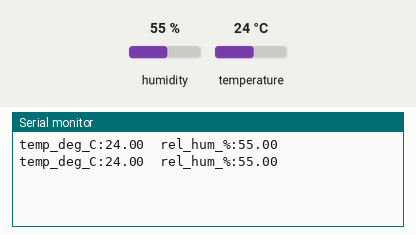
Simulated run of this sketch. Board: ESP32. Shown: the last lines printed to the serial monitor. Inputs (shaded band) come from the test bench; at power-on: humidity 55 %, temperature 24 °C.

Above: at 1.8 s.
1.9 s: humidity set to 22 %
At 2.6 s:
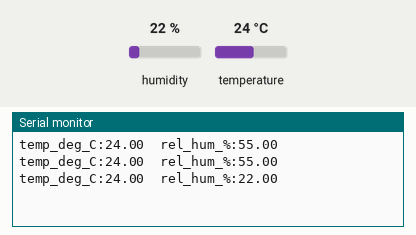
3.4 s: temperature set to 12 °C
At 4.7 s:
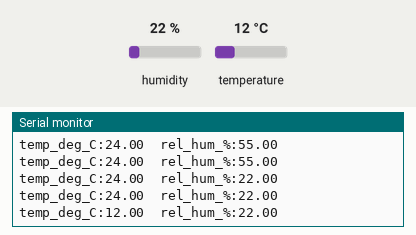
4.9 s: humidity set to 40 %
At 5.7 s:
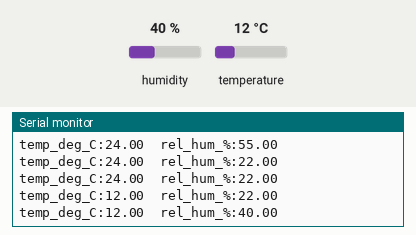
Timing chart, 0 to 7.9 s (numbered marks = the images above; inputs shaded):
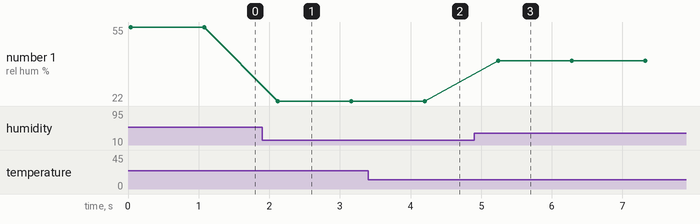

The sketch:

sht31.ino
```cpp
/*
 * This program is a modification of
 * http://www.esp32learning.com/code/esp32-and-sht31-sensor-example.php
 */
#include <Arduino.h>   // Include the Arduino library
#include <Wire.h>      // Include the Wire library for I2C communication
#include "Adafruit_SHT31.h" // Include the SHT31 library from Adafruit

Adafruit_SHT31 sht31 = Adafruit_SHT31(); // Create an instance of the SHT31 object

void setup() {
  Serial.begin(115200);        // Initialize the serial communication with a baud rate of 112500
  if (! sht31.begin(0x44)) {   // Check if SHT31 is connected and start it with address 0x44
    // Print an error message if SHT31 is not found
    Serial.println("Couldn't find SHT31");
    while (1) delay(1);  // Wait indefinitely
  }
}

void loop() {
  // Read temperature from SHT31 and assign it to "temperature"
  float temperature = sht31.readTemperature();
  // Read relative humidity from SHT31 and assign it to "humidity"
  float humidity = sht31.readHumidity();

  if (! isnan(temperature)) {     // Check if t is not NaN (not a number)
    Serial.print("temp_deg_C:");  // Print temperature label
    Serial.print(temperature);    // Print temperature value
    Serial.print("\t");           // Write a tab space
  }
  else {
    // Print an error message if temperature reading fails
    Serial.println("Failed to read temperature");
  }

  if (! isnan(humidity)) {        // Check if h is not NaN (not a number)
    Serial.print("rel_hum_%:");   // Print humidity label
    Serial.print(humidity);       // Print humidity value
  }
  else {
    // Print an error message if humidity reading fails
    Serial.println("Failed to read humidity");
  }

  Serial.println();    // Break line
  delay(1000);         // Wait 1 second
}
```

Measured:
- after the input at 1.9 s, the serial monitor: prints a new line after 0.22 s (image 1)
- after the input at 3.4 s, the serial monitor: prints a new line after 0.80 s (image 2)
- after the input at 4.9 s, the serial monitor: prints a new line after 0.34 s (image 3)
- plotted number 1: 55 → 22 after the input at 1.9 s, 22 → 40 after the input at 4.9 s
